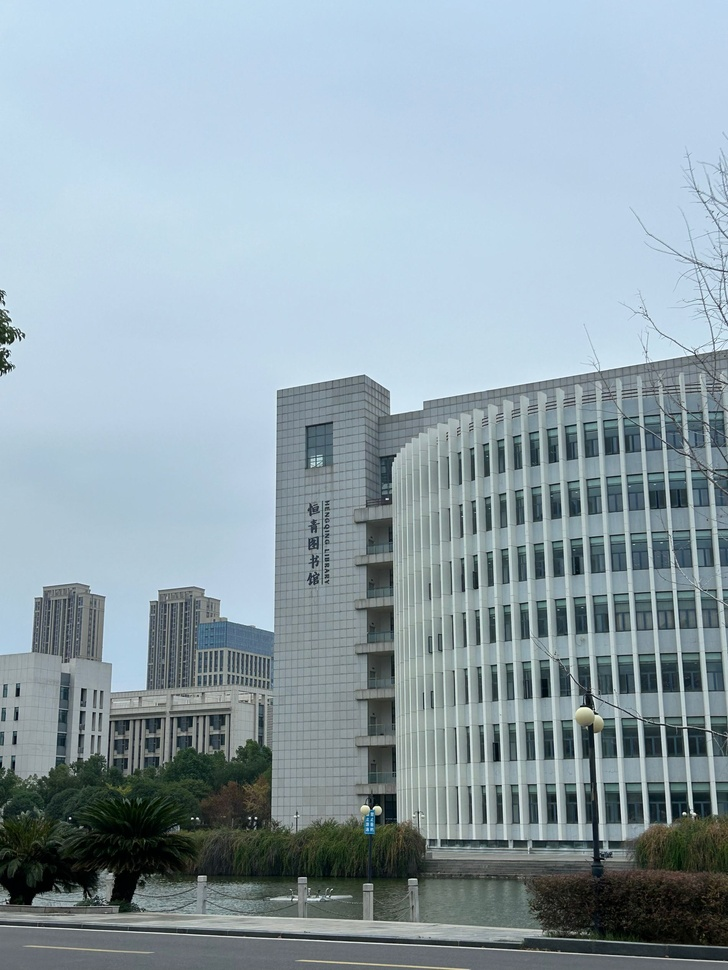
#> input picture dip_ch4/rgb.jpg, 728 x 970 px, shrunk from 1900 x 2532 before the run
$ python 1rgbhsi.py
#> lines starting #> are read from the running program, lines starting #| are printed output that depends on the picture
"""
给出一张彩色图片的RGB以及HSI分量图
"""

import cv2
import numpy as np
import matplotlib.pyplot as plt

# 读取彩色图片
image = cv2.imread('rgb.jpg')
#> image is the input picture: shape (970, 728, 3); mean B, G, R 170.9, 161.8, 144.2
image = cv2.cvtColor(image, cv2.COLOR_BGR2RGB)  # OpenCV 使用 BGR 读取图片，所以需要转换为 RGB

# 分离 RGB 分量
R, G, B = image[:, :, 0], image[:, :, 1], image[:, :, 2]


# 将 RGB 转换为 HSI
def rgb_to_hsi(image):
    # 归一化 RGB 值
    img = image.astype(float) / 255
    R, G, B = img[:, :, 0], img[:, :, 1], img[:, :, 2]

    # 计算 I 分量
    I = (R + G + B) / 3

    # 计算 S 分量
    min_rgb = np.minimum(np.minimum(R, G), B)
    S = 1 - (3 / (R + G + B + 1e-6)) * min_rgb  # 加 1e-6 防止除以零

    # 计算 H 分量
    theta = np.arccos(0.5 * ((R - G) + (R - B)) / np.sqrt((R - G) ** 2 + (R - B) * (G - B) + 1e-6))
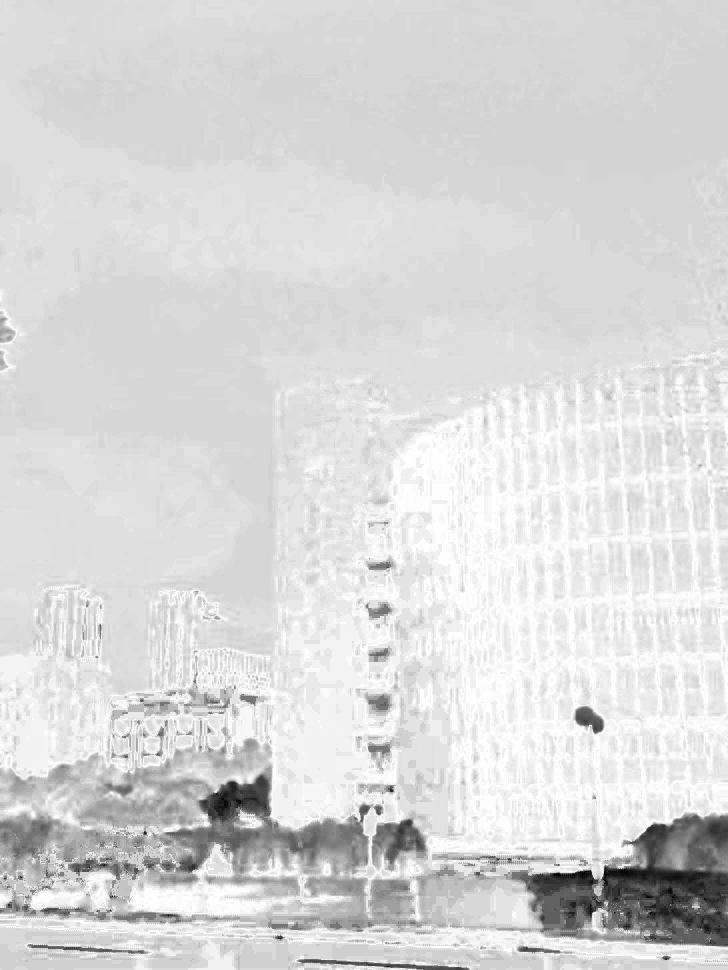
#> theta: shape (970, 728) float64; min 0.0425, max 3.14, mean 2.68; drawn with min black and max white
    H = np.where(B <= G, theta, 2 * np.pi - theta)
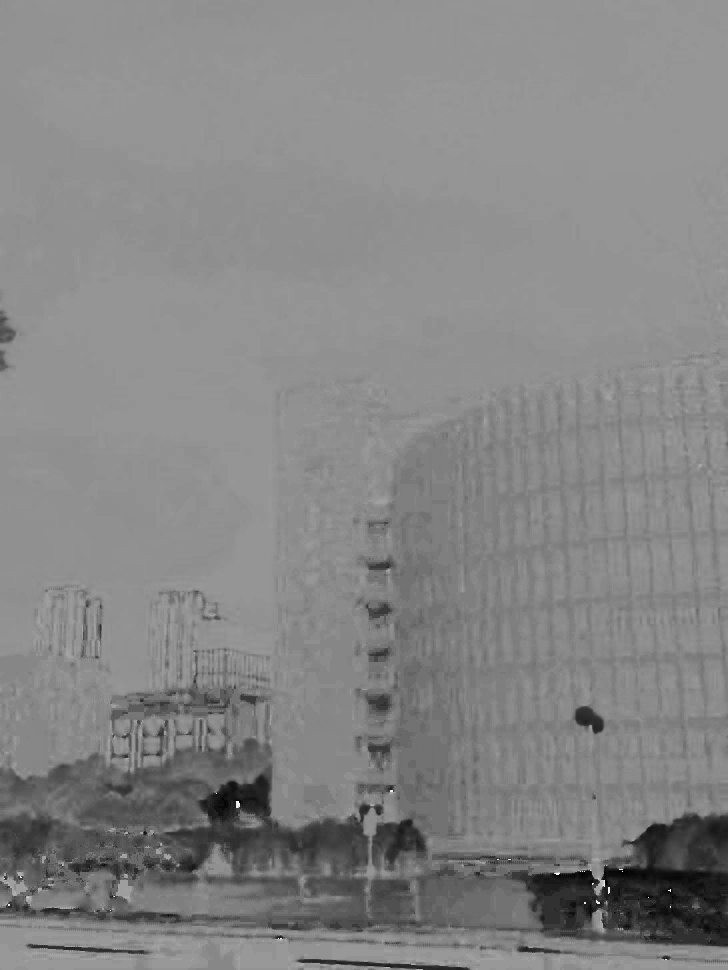
#> H: shape (970, 728) float64; min 0.0425, max 6.19, mean 3.27; drawn with min black and max white
    H = H / (2 * np.pi)  # 归一化到 [0, 1] 范围

    return H, S, I


H, S, I = rgb_to_hsi(image)

# plt.rcParams['font.family'] = 'Heiti TC'
plt.rcParams['font.family'] = 'SimHei'

# 显示 RGB 和 HSI 分量图
fig, axes = plt.subplots(2, 3, figsize=(12, 8))

# 显示 RGB 分量
axes[0, 0].imshow(R, cmap='Reds')
axes[0, 0].set_title('RGB R分量')
axes[0, 0].axis('off')

axes[0, 1].imshow(G, cmap='Greens')
axes[0, 1].set_title('RGB G分量')
axes[0, 1].axis('off')

axes[0, 2].imshow(B, cmap='Blues')
axes[0, 2].set_title('RGB B分量')
axes[0, 2].axis('off')

# 显示 HSI 分量
axes[1, 0].imshow(H, cmap='hsv')
axes[1, 0].set_title('HSI H分量')
axes[1, 0].axis('off')

axes[1, 1].imshow(S, cmap='gray')
axes[1, 1].set_title('HSI S分量')
axes[1, 1].axis('off')

axes[1, 2].imshow(I, cmap='gray')
axes[1, 2].set_title('HSI I分量')
axes[1, 2].axis('off')

plt.tight_layout()
plt.show()

# 保存 RGB 分量图
plt.imsave('1RGB_R分量.png', R, cmap='Reds')
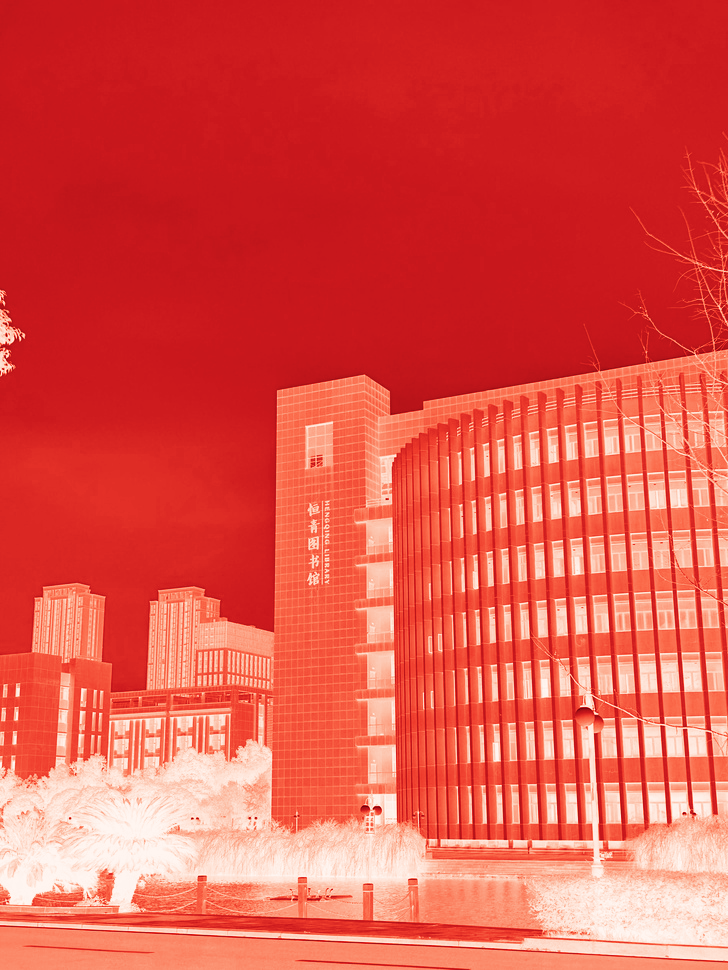
#> saved as 1RGB_R分量.png: shape (970, 728, 3); mean R, G, B 226.1, 82.8, 72.9
plt.imsave('1RGB_G分量.png', G, cmap='Greens')
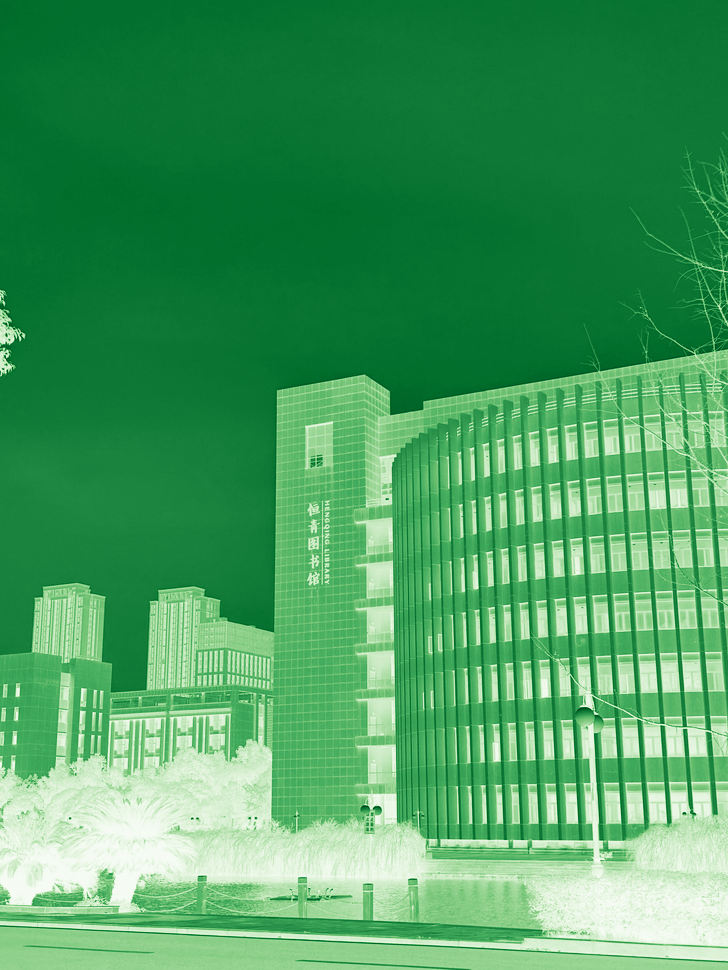
#> saved as 1RGB_G分量.png: shape (970, 728, 3); mean R, G, B 72, 159.6, 96.1
plt.imsave('1RGB_B分量.png', B, cmap='Blues')
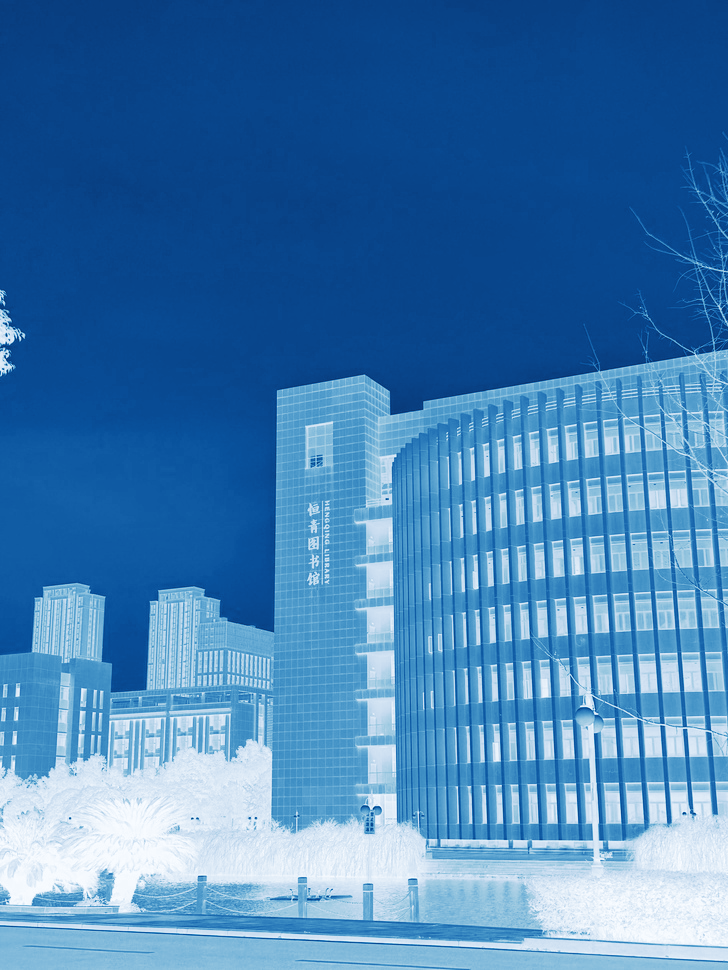
#> saved as 1RGB_B分量.png: shape (970, 728, 3); mean R, G, B 69, 127, 179.8

# 保存 HSI 分量图
plt.imsave('1HSI_H分量.png', H, cmap='hsv')
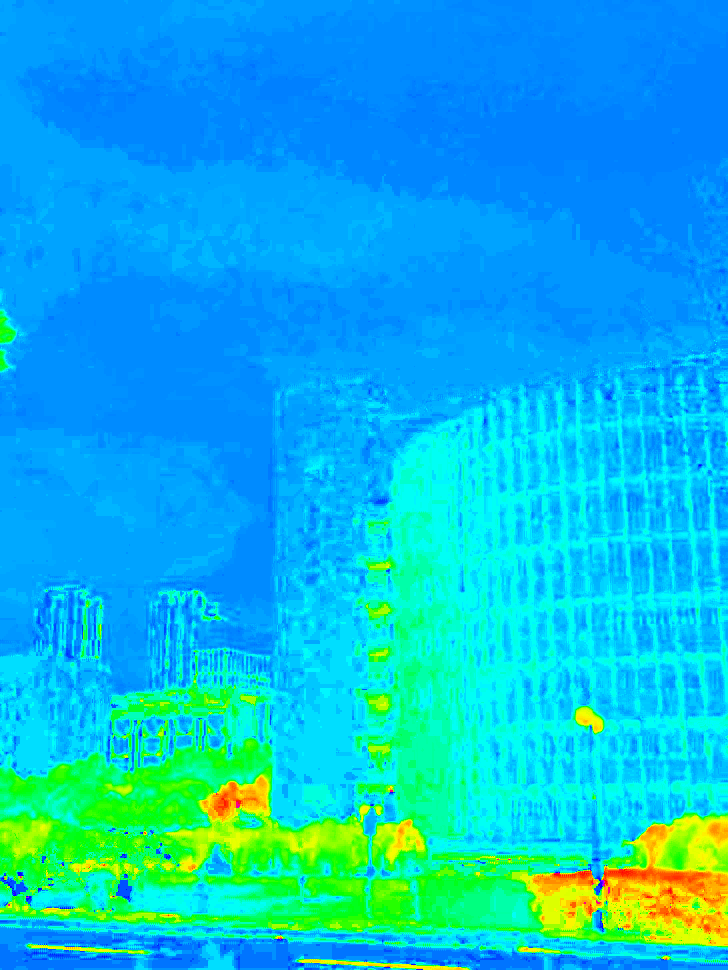
#> saved as 1HSI_H分量.png: shape (970, 728, 3); mean R, G, B 10.2, 184.8, 223.2
plt.imsave('1HSI_S分量.png', S, cmap='gray')
plt.imsave('1HSI_I分量.png', I, cmap='gray')
